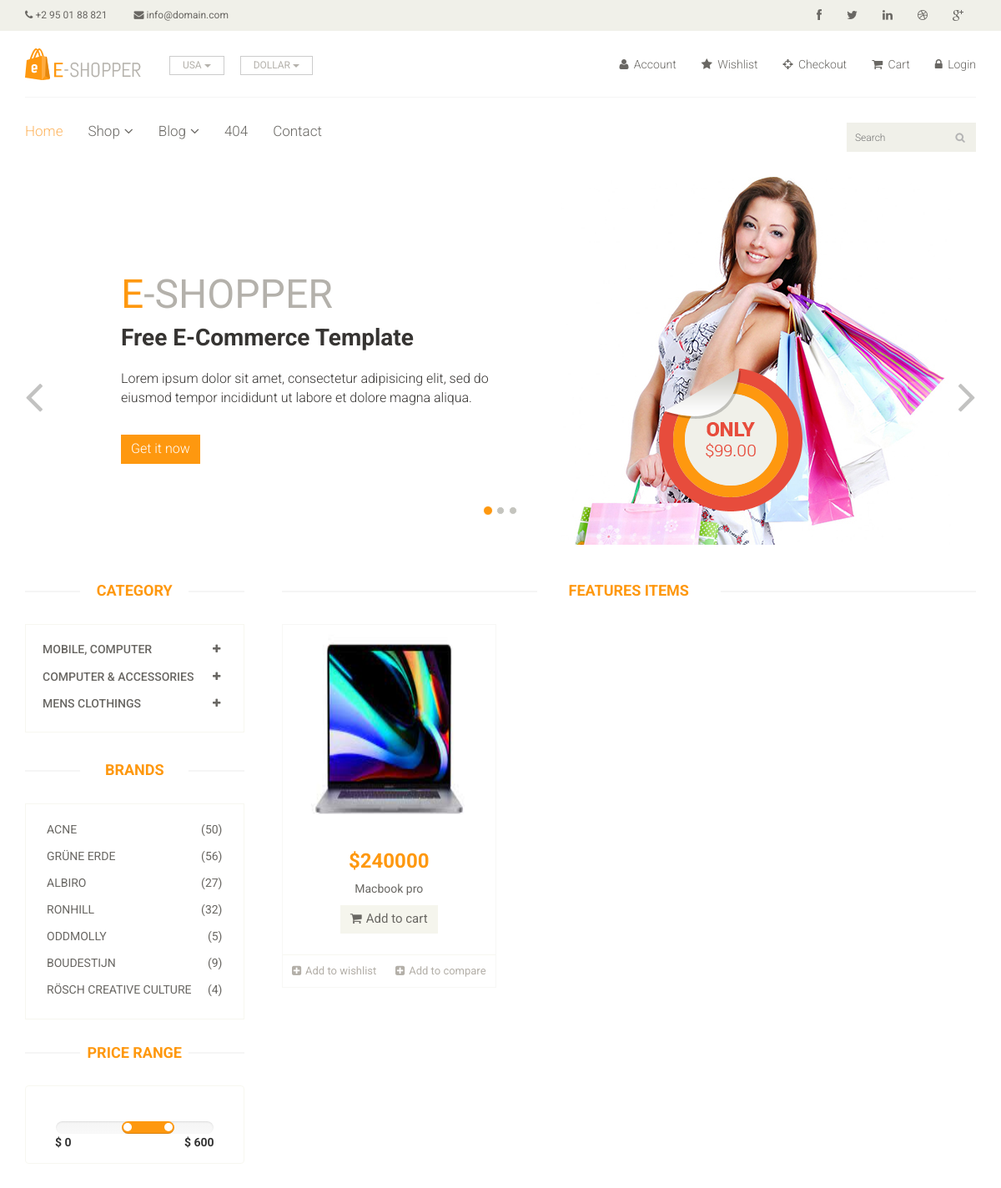
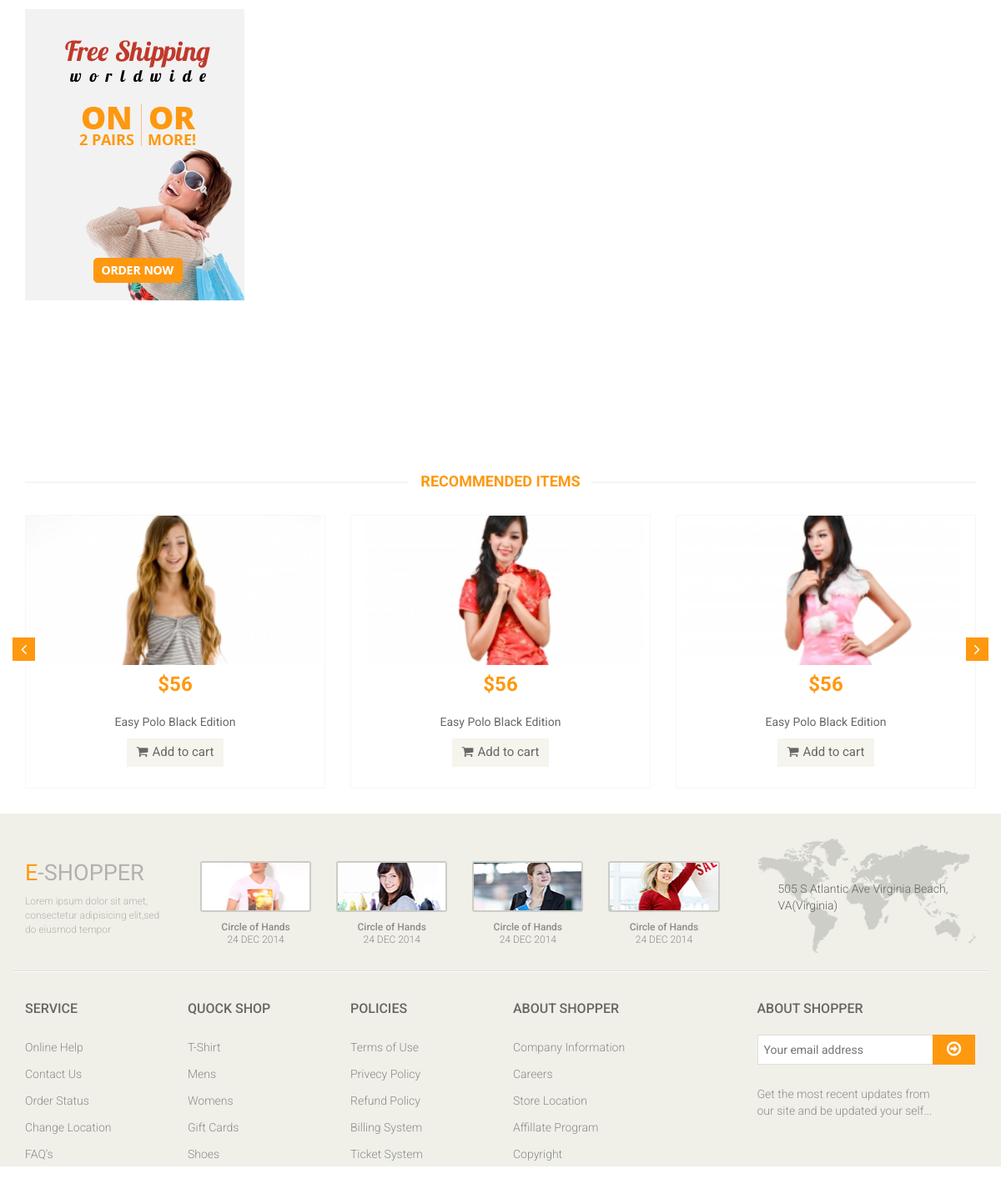
The app's page /?category=5 with its own data (2 pictures, top to bottom).
### app/models.py (models this page shows, shortened)
class Category(models.Model):
    name = models.CharField(max_length = 150)

class Product(models.Model):
    category = models.ForeignKey(Category, on_delete = models.CASCADE)
    subcategory = models.ForeignKey(SubCategory, on_delete = models.CASCADE)
    image = models.ImageField(upload_to = 'product_image')
    name = models.CharField(max_length = 150)
    price = models.IntegerField()
    date = models.DateField(auto_now_add = True)

### multivendor_shop/views.py (the view)
# urls.py: path('',index),
def index(request):
    category = Category.objects.all()
    categoryID = request.GET.get('category')
    print(categoryID)
    if categoryID:
        product = Product.objects.filter(subcategory = categoryID).order_by('-id')
    else:
        product = Product.objects.all()
    context = {
        'category' : category,
        'product' : product,
    }
    return render(request, 'index.html', context)

### templates/index.html (shortened to what this page needs)
{% extends 'master.html' %}
{% block body %}
<section id="slider">
    <div class="container">
        <div class="row">
            <div class="col-sm-12">
                <div id="slider-carousel" class="carousel slide" data-ride="carousel">
                    <ol class="carousel-indicators">
                        <li data-target="#slider-carousel" data-slide-to="0" class="active"></li>
                        <li data-target="#slider-carousel" data-slide-to="1"></li>
                        <li data-target="#slider-carousel" data-slide-to="2"></li>
                    </ol>
                    <div class="carousel-inner">
                        <div class="item active">
                            <div class="col-sm-6">
                                <h1><span>E</span>-SHOPPER</h1>
                                <h2>Free E-Commerce Template</h2>
                                <p>Lorem ipsum dolor sit amet, consectetur adipisicing elit, sed do eiusmod tempor
                                    incididunt ut labore et dolore magna aliqua. </p>
                                <button type="button" class="btn btn-default get">Get it now</button>
                            </div>
                            <div class="col-sm-6">
                                <img src="/static/images/home/girl1.jpg" class="girl img-responsive" alt="" />
                                <img src="/static/images/home/pricing.png" class="pricing" alt="" />
                            </div>
                        </div>
                    </div>
                    <a href="#slider-carousel" class="left control-carousel hidden-xs" data-slide="prev">
                        <i class="fa fa-angle-left"></i>
                    </a>
                    <a href="#slider-carousel" class="right control-carousel hidden-xs" data-slide="next">
                        <i class="fa fa-angle-right"></i>
                    </a>
                </div>
            </div>
        </div>
    </div>
</section>
<section>
    <div class="container">
        <div class="row">
            <div class="col-sm-3">
                <div class="left-sidebar">
                    <h2>Category</h2>
                    <div class="panel-group category-products" id="accordian">
                        {% for cat in category %}
                        <div class="panel panel-default">
                            <div class="panel-heading">
                                <h4 class="panel-title">
                                    <a data-toggle="collapse" data-parent="#accordian" href="#{{cat.id}}">
                                        <span class="badge pull-right"><i class="fa fa-plus"></i></span>
                                        {{cat.name}}
                                    </a>
                                </h4>
                            </div>
                        </div>
                        {% endfor %}
                    </div>
                    <div class="brands_products">
                        <h2>Brands</h2>
                        <div class="brands-name">
                            <ul class="nav nav-pills nav-stacked">
                                <li><a href="#"> <span class="pull-right">(50)</span>Acne</a></li>
                                <li><a href="#"> <span class="pull-right">(56)</span>Grüne Erde</a></li>
                                <li><a href="#"> <span class="pull-right">(27)</span>Albiro</a></li>
                                <li><a href="#"> <span class="pull-right">(32)</span>Ronhill</a></li>
                                <li><a href="#"> <span class="pull-right">(5)</span>Oddmolly</a></li>
                                <li><a href="#"> <span class="pull-right">(9)</span>Boudestijn</a></li>
                                <li><a href="#"> <span class="pull-right">(4)</span>Rösch creative culture</a></li>
                            </ul>
                        </div>
                    </div>
                    <div class="price-range">
                        <h2>Price Range</h2>
                        <div class="well text-center">
                                data-slider-step="5" data-slider-value="[250,450]" id="sl2"><br />
                            <b class="pull-left">$ 0</b> <b class="pull-right">$ 600</b>
                        </div>
                    </div>
                    <div class="shipping text-center">
                        <img src="/static/images/home/shipping.jpg" alt="" />
                    </div>
                </div>
            </div>
            <div class="col-sm-9 padding-right">
                <div class="features_items">
                    <h2 class="title text-center">Features Items</h2>
                    {% for prod in product %}
                    <div class="col-sm-4">
                        <div class="product-image-wrapper">
                            <div class="single-products">
                                <div class="productinfo text-center">
                                    <img src="{{prod.image}}" alt="" height="250px"/>
                                    <h2>${{prod.price}}</h2>
                                    <p>{{prod.name}}</p>
                                    <a href="#" class="btn btn-default add-to-cart"><i
                                            class="fa fa-shopping-cart"></i>Add to cart</a>
                                </div>
                                <div class="product-overlay">
                                    <div class="overlay-content">
                                    </div>
                                </div>
                            </div>
                            <div class="choose">
                                <ul class="nav nav-pills nav-justified">
                                    <li><a href="#"><i class="fa fa-plus-square"></i>Add to wishlist</a></li>
                                    <li><a href="#"><i class="fa fa-plus-square"></i>Add to compare</a></li>
                                </ul>
                            </div>
                        </div>
                    </div>
                    {% endfor %}
                </div>
            </div>
            <div class="recommended_items">
                <h2 class="title text-center">recommended items</h2>
                <div id="recommended-item-carousel" class="carousel slide" data-ride="carousel">
                    <div class="carousel-inner">
                        <div class="item active">
                            <div class="col-sm-4">
                                <div class="product-image-wrapper">
                                    <div class="single-products">
                                        <div class="productinfo text-center">
                                            <img src="/static/images/home/recommend1.jpg" alt="" />
                                            <h2>$56</h2>
                                            <p>Easy Polo Black Edition</p>
                                            <a href="#" class="btn btn-default add-to-cart"><i
                                                    class="fa fa-shopping-cart"></i>Add to cart</a>
                                        </div>
                                    </div>
                                </div>
                            </div>
                            <div class="col-sm-4">
                                <div class="product-image-wrapper">
                                    <div class="single-products">
                                        <div class="productinfo text-center">
                                            <img src="/static/images/home/recommend2.jpg" alt="" />
                                            <h2>$56</h2>
                                            <p>Easy Polo Black Edition</p>
                                            <a href="#" class="btn btn-default add-to-cart"><i
                                                    class="fa fa-shopping-cart"></i>Add to cart</a>
                                        </div>
                                    </div>
                                </div>
                            </div>
                            <div class="col-sm-4">
                                <div class="product-image-wrapper">
                                    <div class="single-products">
                                        <div class="productinfo text-center">
                                            <img src="/static/images/home/recommend3.jpg" alt="" />
                                            <h2>$56</h2>
                                            <p>Easy Polo Black Edition</p>
                                            <a href="#" class="btn btn-default add-to-cart"><i
                                                    class="fa fa-shopping-cart"></i>Add to cart</a>
                                        </div>
                                    </div>
                                </div>
                            </div>
                        </div>
                    </div>
                    <a class="left recommended-item-control" href="#recommended-item-carousel" data-slide="prev">
                        <i class="fa fa-angle-left"></i>
                    </a>
                    <a class="right recommended-item-control" href="#recommended-item-carousel" data-slide="next">
                        <i class="fa fa-angle-right"></i>
                    </a>
                </div>
            </div>
        </div>
    </div>
</section>
{% endblock %}

### records on screen
Category: name "MOBILE, COMPUTER"
Category: name "COMPUTER & ACCESSORIES"
Category: name "MENS CLOTHINGS"
Product: image (picture), price "240000", name "Macbook pro"
